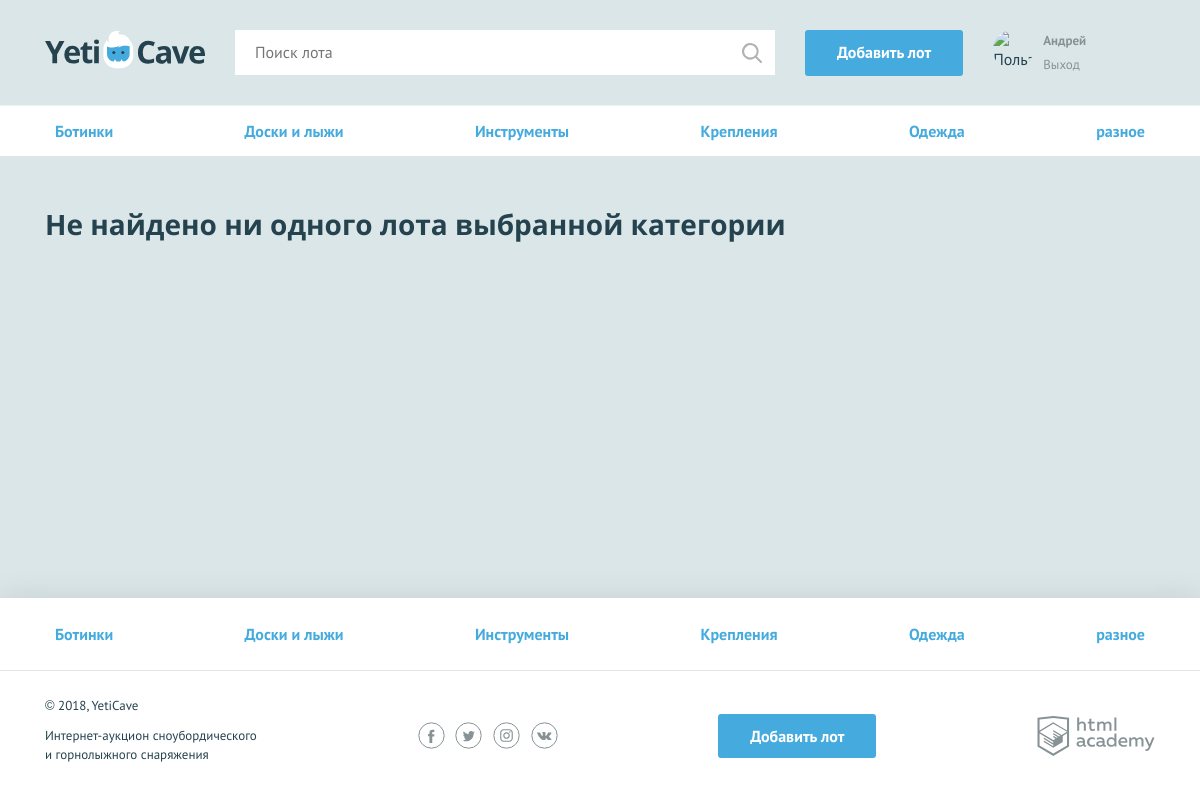
Screenshot of /lots-by-category.php (signed in) with the database file from the repository.
### tables this page shows
CREATE TABLE categories (
  id   INT AUTO_INCREMENT PRIMARY KEY,
  name CHAR(64)
);

### functions.php (called while the page is built, shortened)
<?php
function include_template($name, $data)
{
    $name = 'templates/' . $name;
    extract($data);
    require_once $name;
    $result = ob_get_clean();
    return $result;
}

### data.php (called while the page is built, shortened)
<?php
$categories = [
    "Доски и лыжи", "Крепления", "Ботинки",
    "Одежда", "Инструменты", "Разное"];
$con = mysqli_connect("localhost", "root", "PasswordforMySQL", "Yeticave");
mysqli_set_charset($con, "utf8");
$categories_query = "SELECT id, name FROM categories GROUP BY name;";
$categories_result = mysqli_query($con, $categories_query);
$categories_query_array = mysqli_fetch_all($categories_result, MYSQLI_ASSOC);

### templates/category-fail.php (the view, shortened to what this page needs)
<nav class="nav">
    <ul class="nav__list container">
        <?php foreach ($categories as $key => $val): ?>
            <li class="nav__item <?php if ($val['id'] === $_GET['category_id']) {
            }; ?>">
                <a href="lots-by-category.php?category_id=<?= $val['id'] ?>&page=1"><?= $val['name'] ?></a>
            </li>
        <?php endforeach; ?>
    </ul>
</nav>
<div class="container">
    <section class="lots">
        <h2>Не найдено ни одного лота выбранной категории</h2>
    </section>
</div>

### templates/layout.php (shortened to what this page needs)
<!DOCTYPE html>
<html lang="ru">
<head>
    <link href="css/normalize.min.css" rel="stylesheet">
    <link href="css/style.css" rel="stylesheet">
</head>
<body>
<div class="page-wrapper">
    <header class="main-header">
        <div class="main-header__container container">
            <a class="main-header__logo" href="index.php?page=1">
                <img src="img/logo.svg" width="160" height="39" alt="Логотип компании YetiCave">
            </a>
            <form class="main-header__search" method="get" action="search.php">
                <input type="search" name="search" placeholder="Поиск лота">
                <input class="main-header__search-btn" type="submit" name="">
            </form>
            <?php if (isset($_SESSION['user'])): ?>
                <a class="main-header__add-lot button" href="add.php">Добавить лот</a>
            <?php endif; ?>
            <nav class="user-menu">
                <?php if (isset($_SESSION['user'])): ?>
                    <div class="user-menu__image">
                        <img src="<?= $_SESSION['user']['avatar'] ?>" width="40" height="40" alt="Пользователь">
                    </div>
                    <div class="user-menu__logged">
                        <a href="my-bets.php"><p> <?= htmlspecialchars($_SESSION['user']['name']) ?></p></a>
                        <a href="logout.php">Выход</a>
                    </div>
                <?php endif; ?>
            </nav>
        </div>
    </header>
    <main>
        <?= $page_content; ?>
    </main>
</div>
<footer class="main-footer">
    <nav class="nav">
        <ul class="nav__list container">
            <?php foreach ($categories as $key => $val): ?>
                <li class="nav__item">
                    <a href="lots-by-category.php?category_id=<?= $val['id'] ?>&page=1"><?= $val['name']; ?></a>
                </li>
            <?php endforeach; ?>
        </ul>
    </nav>
    <div class="main-footer__bottom container">
        <div class="main-footer__copyright">
            <p>© 2018, YetiCave</p>
            <p>Интернет-аукцион сноубордического и горнолыжного снаряжения</p>
        </div>
        <div class="main-footer__social social">
            <a class="social__link social__link--facebook" href="#">
            </a>
            <a class="social__link social__link--twitter" href="#">
            </a>
            <a class="social__link social__link--instagram" href="#">
            </a>
            <a class="social__link social__link--vkontakte" href="#">
            </a>
        </div>
        <?php if (isset($_SESSION['user'])): ?>
            <a class="main-footer__add-lot button" href="add.php">Добавить лот</a>
        <?php endif; ?>
        <div class="main-footer__developed-by">
            <a class="logo-academy" href="https://htmlacademy.ru/intensive/php">
            </a>
        </div>
    </div>
</footer>
</body>
</html>

### css/style.css (style rules this page uses)
html, body { height: 100%; }
.page-wrapper { display: flex; flex-direction: column; min-height: 100%; margin-bottom: -202px; }
.page-wrapper::after { content: ""; display: block; }
.page-wrapper::after { height: 85px; }
main { margin-bottom: 202px; }
body { min-width: 1140px; background-color: #dbe6e9; font-family: "PT Sans", sans-serif; font-weight: 400; font-size: 16px; line-height: 26px; color: #25434e; }
a { text-decoration: none; }
h2 { margin: 0; font-family: "Open Sans", sans-serif; font-size: 28px; line-height: 35px; font-weight: 700; }
.container { width: 1110px; margin: 0 auto; padding: 0 15px; }
.button { display: block; padding: 9px 32px; background-color: #45abde; color: #ffffff; text-align: center; font-weight: 700; border: none; border-radius: 3px; }
.main-header { padding: 30px 0 29px; border-bottom: 1px solid rgba(255, 255, 255, 0.5); }
.main-header__container { display: -webkit-flex; display: -ms-flexbox; display: flex; -webkit-justify-content: flex-start; -ms-flex-pack: start; justify-content: flex-start; }
.main-header__logo { display: block; margin-right: 30px; }
.main-header__search { position: relative; width: 540px; margin-right: 30px; }
.main-header__search input[type="search"] { width: 100%; padding: 8px 19px 9px 19px; border: 1px solid #ffffff; }
.main-header__search-btn { content: ""; position: absolute; top: 3px; right: 3px; width: 20px; height: 20px; padding: 20px; background: url("../img/search.svg") center no-repeat; opacity: 0.3; border: 0; font-size: 0; }
.main-header__add-lot { max-width: 160px; margin-right: 30px; }
.user-menu { display: -webkit-flex; display: -ms-flexbox; display: flex; }
.user-menu__image { width: 40px; height: 40px; margin-right: 10px; border-radius: 50%; overflow: hidden; }
.user-menu__image img { width: 100%; height: 100%; }
.user-menu__logged { color: #879296; line-height: 22px; }
.user-menu__logged p { font-weight: 700; margin: 0; }
.user-menu__logged a { color: #879296; font-size: 13px; font-weight: 400; }
.main-footer { background-color: #ffffff; box-shadow: 0 0 30px 0 rgba(0, 0, 0, 0.1); }
.main-footer__bottom { display: -webkit-flex; display: -ms-flexbox; display: flex; -webkit-justify-content: space-between; -ms-flex-pack: justify; justify-content: space-between; -webkit-align-items: center; -ms-flex-align: center; align-items: center; padding: 25px 0; }
.main-footer__copyright { max-width: 212px; }
.main-footer__copyright p { margin: 0; margin-bottom: 11px; font-size: 13px; line-height: 19px; }
.main-footer__social { width: 140px; }
.social { display: -webkit-flex; display: -ms-flexbox; display: flex; -webkit-justify-content: space-between; -ms-flex-pack: justify; justify-content: space-between; -webkit-flex-wrap: wrap; -ms-flex-wrap: wrap; flex-wrap: wrap; }
.social__link { width: 27px; height: 27px; }
.logo-academy { display: block; width: 118px; height: 40px; }
.nav { background-color: #ffffff; border-bottom: 1px solid #e1e6e7; }
.nav__list { display: -webkit-flex; display: -ms-flexbox; display: flex; -webkit-justify-content: space-between; -ms-flex-pack: justify; justify-content: space-between; -webkit-flex-wrap: wrap; -ms-flex-wrap: wrap; flex-wrap: wrap; list-style: none; }
.nav__item a { position: relative; display: block; padding: 12px 10px; font-weight: 700; color: #45abde; }
.nav__item a::before { content: ""; display: none; position: absolute; bottom: 0; width: calc(100% - 20px); height: 3px; background-color: #e2e5e6; }
.main-footer .nav__item a { padding: 23px 10px; }
.lots { padding-top: 50px; }
.lots h2 { padding-bottom: 42px; }

### rows the page displays
categories: name "Ботинки"
categories: name "Доски и лыжи"
categories: name "Инструменты"
categories: name "Крепления"
categories: name "Одежда"
categories: name "разное"

### other values shown
$_SESSION['user']['name'] "Андрей"
